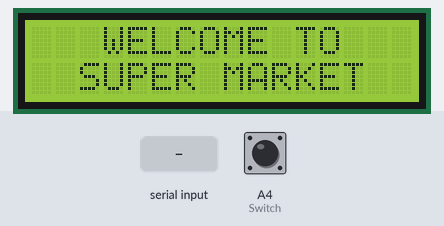
A sketch run on a simulated Arduino Uno, built with avr-gcc and run on an emulated ATmega328P. On the bench: 16×2 character LCD. The test bench sets the inputs (shaded band); at power-on: A4 (Switch) HIGH. What the sketch prints to the serial monitor is not drawn.

Above: at 2.1 s.
At 5.2 s:
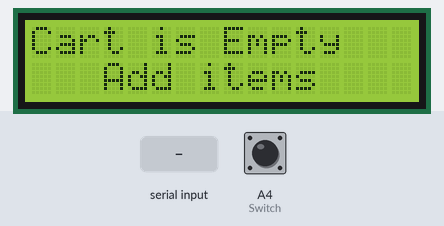
5.3 s: "2700228CD55C" received over Serial
At 6.6 s:
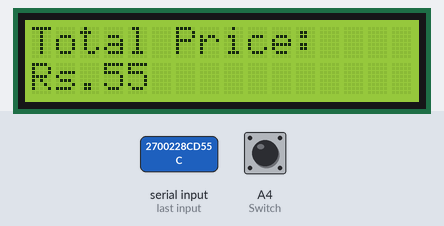
7.8 s: "2700228D65ED" received over Serial
At 8.6 s:
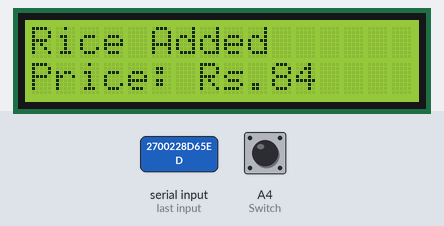
Timing chart, 0 to 10.8 s (numbered marks = the images above; inputs shaded):
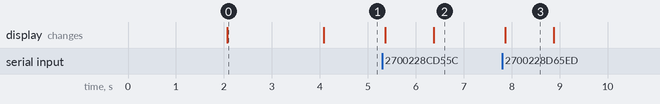

The sketch:

final_rfidd.ino
```cpp
/* LCD RS pin to digital pin 12
 * LCD Enable pin to digital pin 11
 * LCD D4 pin to digital pin 5
 * LCD D5 pin to digital pin 4
 * LCD D6 pin to digital pin 3
 * LCD D7 pin to digital pin 2
 * LCD R/W pin to ground
 * LCD VSS pin to ground
 * LCD VCC pin to 5V
 * 10K resistor:
 * ends to +5V and ground
 * wiper to LCD VO pin (pin 3)*/

// include the library code:
#include <LiquidCrystal.h>

// initialize the library by associating any needed LCD interface pin
// with the arduino pin number it is connected to
const int rs = 7, en = 8, d4 = 9, d5 = 10, d6 = 11, d7 = 12;
LiquidCrystal lcd(rs, en, d4, d5, d6, d7);

#define Switch  A4

char RFID_input[12]={0};
int count = 0;
int Total_Cost = 0;
int Total_items = 0;
int Item1_cnt = 0;
int Item2_cnt = 0;

void setup()
{
  // set up the LCD's number of columns and rows:
  pinMode(Switch, INPUT_PULLUP);
  Serial.begin(9600);
  lcd.begin(16, 2);
  // Print a message to the LCD.
  lcd.clear();
  lcd.setCursor(0, 0);
  lcd.print(" AUTOMATIC BILL");
  lcd.setCursor(0, 1);
  lcd.print(" SHOPPING CART ");
  delay(2000);

  lcd.clear();
  lcd.setCursor(3, 0);
  lcd.print("WELCOME TO");
  lcd.setCursor(2, 1);
  lcd.print("SUPER MARKET");
  delay(2000);

  lcd.clear();
  lcd.setCursor(0, 0);
  lcd.print("Cart is Empty");
  lcd.setCursor(3, 1);
  lcd.print("Add items");
}

void loop()
{
  if(Serial.available() > 0)
  {
     count = 0; // Reset the counter to zero

      while(Serial.available() && count < 12)
      {
        RFID_input[count] = Serial.read(); // Read 1 Byte of data and store it in the input[] variable
        count++; // increment counter
        delay(5);
      }
      for(int i=0; i<12; i++)
      {
        Serial.print(RFID_input[i]);
      }

      //Card Data,
      //0002264277 034 , 36053: 2700228CD55C  Sugar 1Kg: Rs.55
      //0002264421 034 , 36197: 2700228D65ED  Rice 1Kg: Rs.84

      //sugar added
      if((strncmp(RFID_input, "2700228CD55C", 12) == 0) && (digitalRead(Switch) == 1))
      {
        lcd.clear();
        lcd.setCursor(0, 0);
        lcd.print("Sugar Added");
        lcd.setCursor(0, 1);
        lcd.print("Price: Rs.55");
        Total_Cost = Total_Cost + 55;
        delay(1000);

        lcd.clear();
        lcd.setCursor(0, 0);
        lcd.print("Total Price:");
        lcd.setCursor(0, 1);
        lcd.print("Rs.");
        lcd.print(Total_Cost);
        Total_items = Total_items + 1;
        Item1_cnt = Item1_cnt + 1;
      }

      //Sugar removed
      else if((strncmp(RFID_input, "2700228CD55C", 12) == 0) && (digitalRead(Switch) == 0))
      {
        if(Item1_cnt > 0)
        {
          lcd.clear();
          lcd.setCursor(0, 0);
          lcd.print("Sugar Removed");
          Total_Cost = Total_Cost - 55;
          delay(1000);

          lcd.clear();
          lcd.setCursor(0, 0);
          lcd.print("Total Price:");
          lcd.setCursor(0, 1);
          lcd.print("Rs.");
          lcd.print(Total_Cost);
          Total_items = Total_items - 1;
          Item1_cnt = Item1_cnt - 1;
        }
      }

      //Rice added
      if((strncmp(RFID_input, "2700228D65ED", 12) == 0) && (digitalRead(Switch) == 1))
      {
        lcd.clear();
        lcd.setCursor(0, 0);
        lcd.print("Rice Added");
        lcd.setCursor(0, 1);
        lcd.print("Price: Rs.84");
        Total_Cost = Total_Cost + 84;
        delay(1000);

        lcd.clear();
        lcd.setCursor(0, 0);
        lcd.print("Total Price:");
        lcd.setCursor(0, 1);
        lcd.print("Rs.");
        lcd.print(Total_Cost);
        Total_items = Total_items + 1;
        Item2_cnt = Item2_cnt + 1;
      }

      //Rice Removed
      else if((strncmp(RFID_input, "2700228D65ED", 12) == 0) && (digitalRead(Switch) == 0))
      {
        if(Item2_cnt > 0)
        {
          lcd.clear();
          lcd.setCursor(0, 0);
          lcd.print("Rice Removed");
          lcd.setCursor(0, 1);
          lcd.print("Price: Rs.84");
          Total_Cost = Total_Cost - 84;
          delay(1000);

          lcd.clear();
          lcd.setCursor(0, 0);
          lcd.print("Total Price:");
          lcd.setCursor(0, 1);
          lcd.print("Rs.");
          lcd.print(Total_Cost);
          Total_items = Total_items - 1;
          Item2_cnt = Item2_cnt - 1;
        }
      }

    if(Total_items == 0)
    {
      lcd.clear();
      lcd.setCursor(0, 0);
      lcd.print("Cart is Empty");
      lcd.setCursor(3, 1);
      lcd.print("Add items");
    }
  }

}
```

Measured:
- after the input at 5.3 s, the display: first changes after 0.07 s (image 2 shows a later state)
- after the input at 7.8 s, the display: changes after 0.07 s (image 3)
- what the display in image 0 shows lasts 2.0 s, from 2.1 s to 4.1 s
- what the display in image 3 shows lasts 1.0 s, from 7.9 s to 8.9 s
